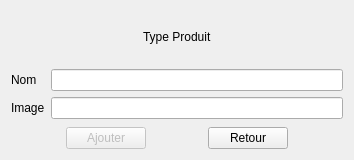
<?xml version="1.0" encoding="UTF-8"?>
<ui version="4.0">
 <class>DialogTypeProd</class>
 <widget class="QDialog" name="DialogTypeProd">
  <property name="geometry">
   <rect>
    <x>0</x>
    <y>0</y>
    <width>354</width>
    <height>160</height>
   </rect>
  </property>
  <property name="windowTitle">
   <string>Dialog</string>
  </property>
  <layout class="QVBoxLayout" name="verticalLayout">
   <item>
    <layout class="QHBoxLayout" name="horizontalLayout">
     <item>
      <spacer name="horizontalSpacer_4">
       <property name="orientation">
        <enum>Qt::Horizontal</enum>
       </property>
       <property name="sizeHint" stdset="0">
        <size>
         <width>40</width>
         <height>20</height>
        </size>
       </property>
      </spacer>
     </item>
     <item>
      <widget class="QLabel" name="label_3">
       <property name="text">
        <string>Type Produit</string>
       </property>
      </widget>
     </item>
     <item>
      <spacer name="horizontalSpacer_5">
       <property name="orientation">
        <enum>Qt::Horizontal</enum>
       </property>
       <property name="sizeHint" stdset="0">
        <size>
         <width>40</width>
         <height>20</height>
        </size>
       </property>
      </spacer>
     </item>
    </layout>
   </item>
   <item>
    <layout class="QFormLayout" name="formLayout">
     <item row="0" column="0">
      <widget class="QLabel" name="label_2">
       <property name="text">
        <string>Nom</string>
       </property>
      </widget>
     </item>
     <item row="0" column="1">
      <widget class="QLineEdit" name="lineEditNom"/>
     </item>
     <item row="1" column="0">
      <widget class="QLabel" name="label">
       <property name="text">
        <string>Image</string>
       </property>
      </widget>
     </item>
     <item row="1" column="1">
      <widget class="QLineEdit" name="lineEditImage"/>
     </item>
    </layout>
   </item>
   <item>
    <layout class="QHBoxLayout" name="horizontalLayout_2">
     <item>
      <spacer name="horizontalSpacer_2">
       <property name="orientation">
        <enum>Qt::Horizontal</enum>
       </property>
       <property name="sizeHint" stdset="0">
        <size>
         <width>40</width>
         <height>20</height>
        </size>
       </property>
      </spacer>
     </item>
     <item>
      <widget class="QPushButton" name="pushButtonAjouter">
       <property name="enabled">
        <bool>false</bool>
       </property>
       <property name="text">
        <string>Ajouter</string>
       </property>
      </widget>
     </item>
     <item>
      <spacer name="horizontalSpacer">
       <property name="orientation">
        <enum>Qt::Horizontal</enum>
       </property>
       <property name="sizeHint" stdset="0">
        <size>
         <width>40</width>
         <height>20</height>
        </size>
       </property>
      </spacer>
     </item>
     <item>
      <widget class="QPushButton" name="pushButtonCancel">
       <property name="text">
        <string>Retour</string>
       </property>
      </widget>
     </item>
     <item>
      <spacer name="horizontalSpacer_3">
       <property name="orientation">
        <enum>Qt::Horizontal</enum>
       </property>
       <property name="sizeHint" stdset="0">
        <size>
         <width>40</width>
         <height>20</height>
        </size>
       </property>
      </spacer>
     </item>
    </layout>
   </item>
  </layout>
 </widget>
 <resources/>
 <connections/>
</ui>
